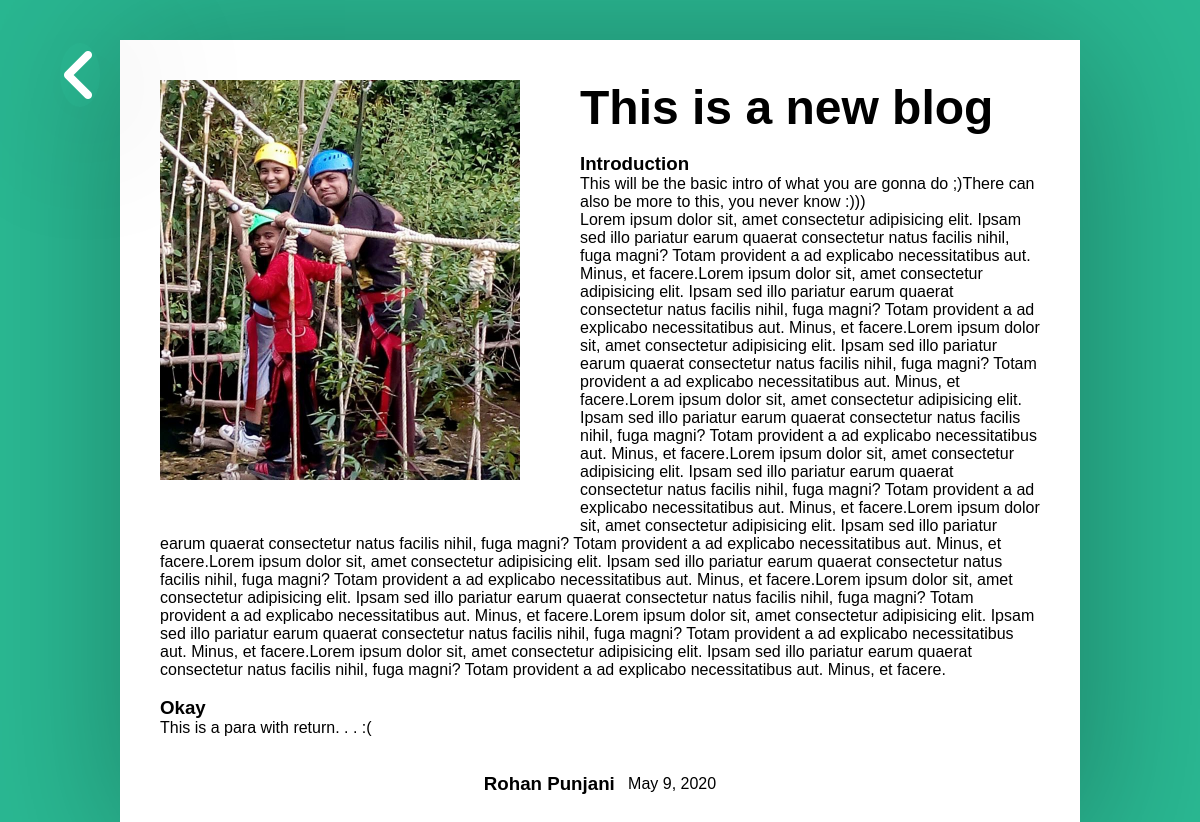
Page /view/27 (signed in) on the earlier database version.
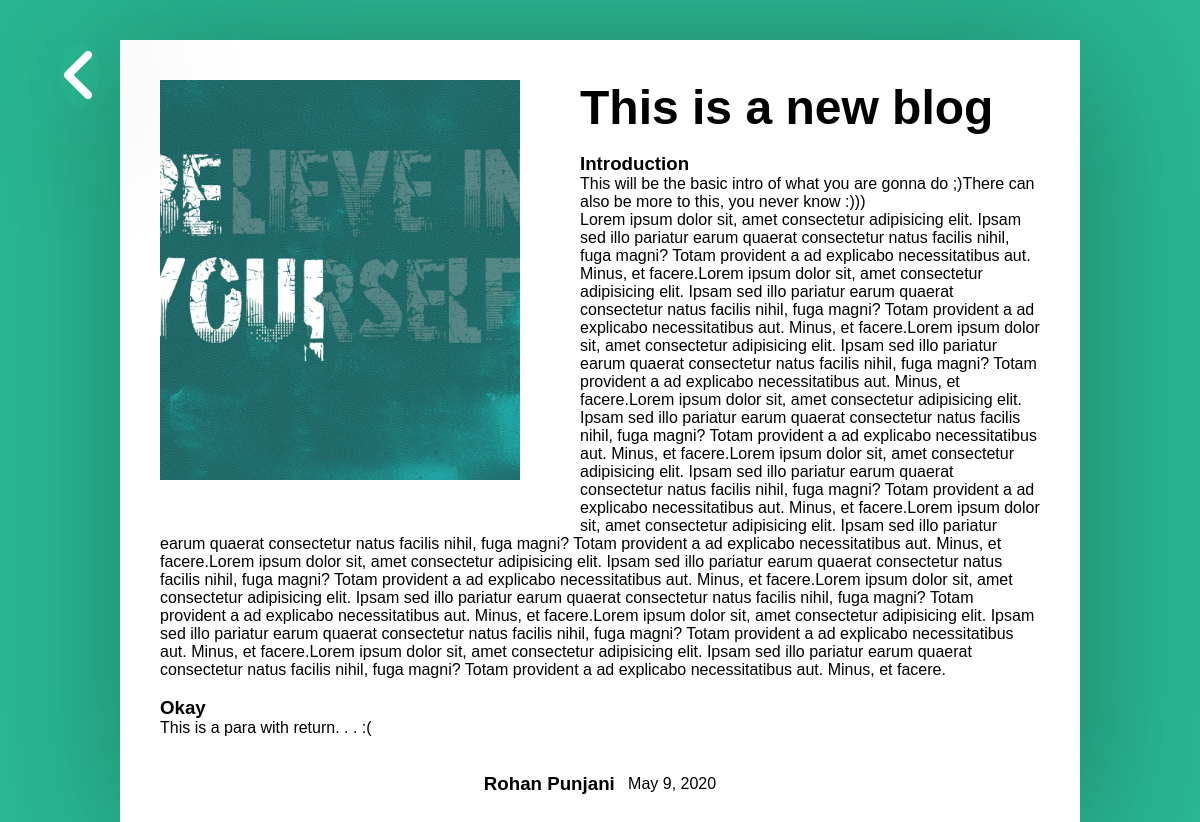
Same page on the later database version.
### blog/models.py (models this page shows, shortened)
class blog(models.Model):
    user = models.ForeignKey(User, on_delete=models.CASCADE)
    heading = models.CharField(max_length=100)
    cover_img = models.ImageField(upload_to='blog_covers/%y/%m/%d', default='blog_covers/img5.jpg')
    isPublished = models.BooleanField(default=False)
    created_at = models.DateTimeField(auto_now_add=True)
    updated_at = models.DateTimeField(auto_now=True)
    views = models.IntegerField(default=0)

### blog/views.py (the view)
# urls.py: path('view/<int:id>', views.view_blog, name='view_blog'),
def view_blog(request, id):
    if(not request.user.is_authenticated):
        return redirect('/')
    feed = blog.objects.get(pk=id)
    feed.views = feed.views + 1
    feed.save()
    return render(request, 'view.html', {"feed" : feed})

### blog/templates/view.html (shortened to what this page needs)
<!DOCTYPE html>
<html lang="en">
<head>
    {% load static %}
</head>
<body>
    <div class="view_main" id="{{feed.id}}">
        <a class="back_btn" href="../../">
            <i class="fas fa-angle-left"></i>
        </a>
        <div class="view_feed_container">
            <div class="view_feed">
                <div class="view_feed_img">
                    <img src="{{feed.cover_img.url}}" alt="">
                </div>
                <div class="view_feed_main">
                    <div class="view_feed_heading">
                        <h1>{{feed.heading}}</h1>
                    </div>
                    <br>
                    <div class="view_feed_content">
                        {% for block in feed.block_set.all %}
                            <h3>{{block.title}}</h3>
                            <p  style="white-space: pre-line">{{block.content}}</p>
                            <br>
                        {% endfor %}
                    </div>
                    <br>
                    <div class="view_feed_footer">
                        <div class="view_post_author_name" style="display: flex;justify-content: center; align-items: center;">
                            <h3>{{feed.user.first_name}} {{feed.user.last_name}}</h3>
                            <p>{{feed.updated_at.date}}</p>
                        </div>
                    </div>
                </div>
            </div>
        </div>
    </div>
</body>
</html>

Differences in the rows shown:
changed blog "This is a new blog": cover_img: a different picture
